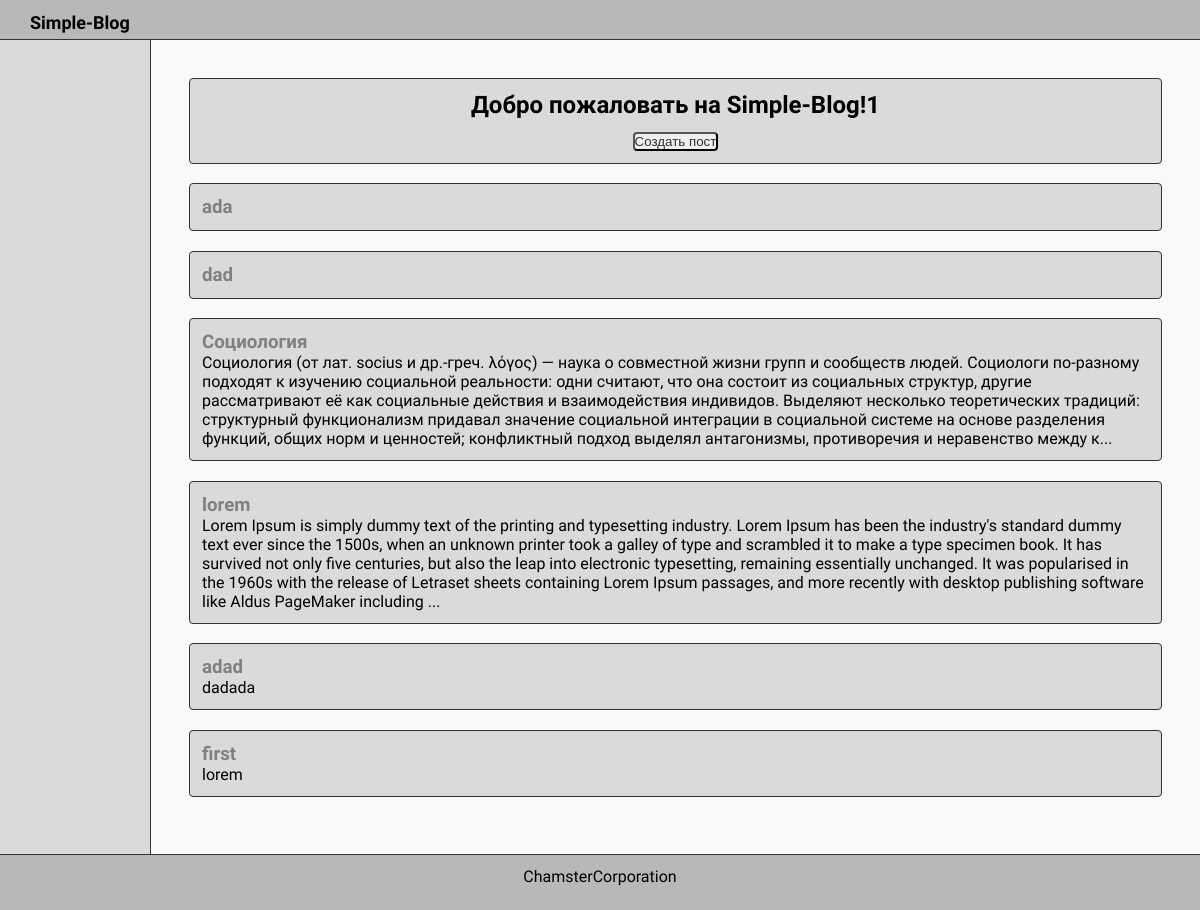
Before: / with the older database file.
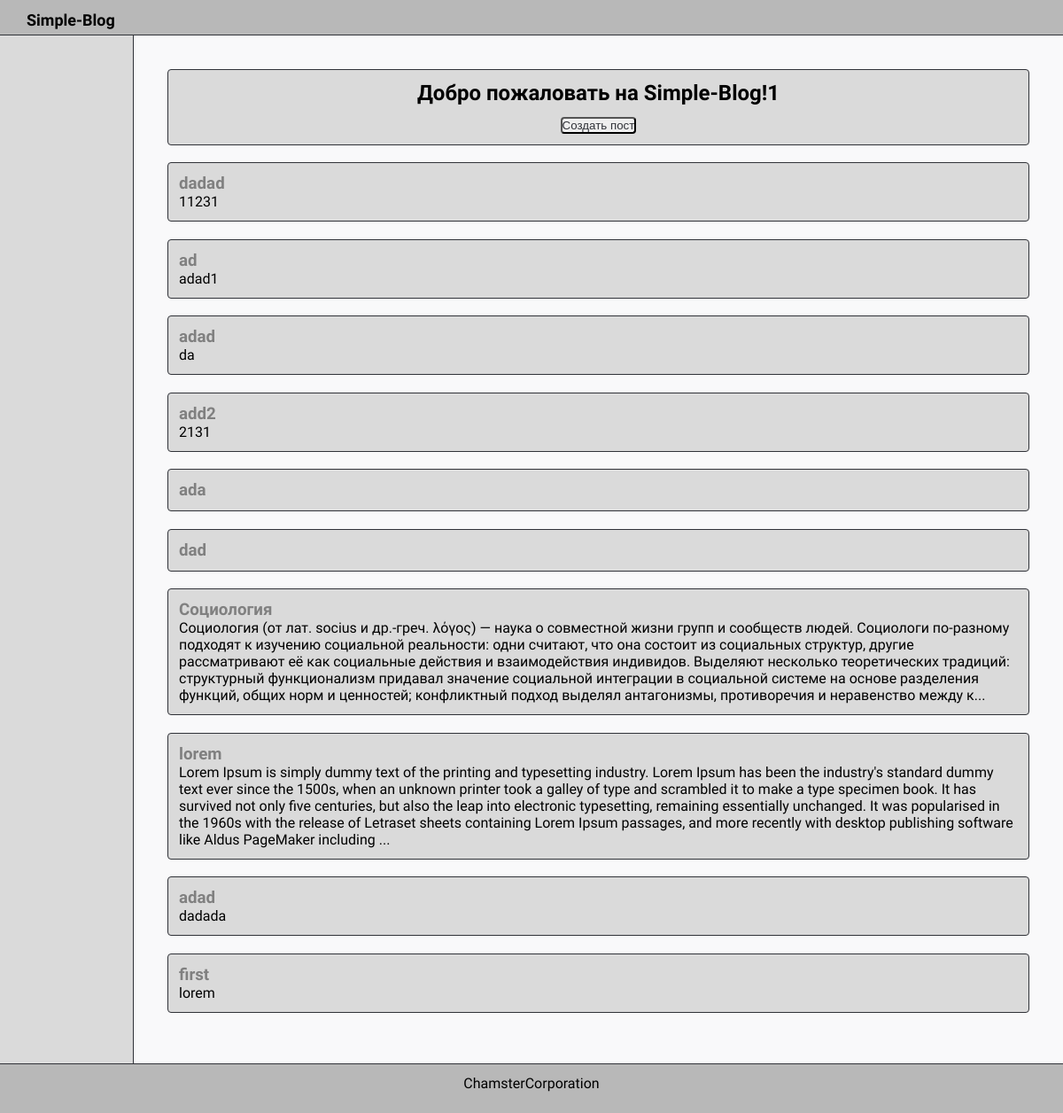
After: the same page with the newer database file.
### Blog/models.py (models this page shows)
class BlogPost(models.Model):
    title = models.CharField(max_length=200)
    text = models.TextField()
    date_added = models.DateTimeField(auto_now_add=True)
    def __str__(self):
        return f"{self.text[:550]}..." if len(self.text[:]) > 550 else f"{self.text[:550]}"

### Blog/views.py (the view)
# urls.py: path('', views.posts, name='index'),
def posts(request):
    posts = BlogPost.objects.all().order_by('-date_added')
    context = {'posts': posts}
    return render(request, 'Blog/index.html', context)

### Blog/templates/Blog/index.html (shortened to what this page needs)
{% extends "Blog/base.html" %}
{% block content %}
    <div class="greet">
        <h2>Добро пожаловать на Simple-Blog!1</h2>
        <button class="new_post"><a href="{% url 'Blog:create_post' %}" class="nav_link">Создать пост</a></button>
    </div>
    <div class="flex">
        {% for post in posts %}
        <div class="content">
            <h1 class="post"><a href="" class="nav_link" >{{ post.title }}</a></h1>
            <p> {{ post }} </p>
        </div>
        {% empty %}
        <p>No posts have been added yet.</p>
        {% endfor %}
    </div>
{% endblock content %}

Changed rows visible on the page:
added BlogPost: title "dadad", text "11231"
added BlogPost: title "ad", text "adad1"
added BlogPost: title "adad", text "da"
added BlogPost: title "add2", text "2131"
